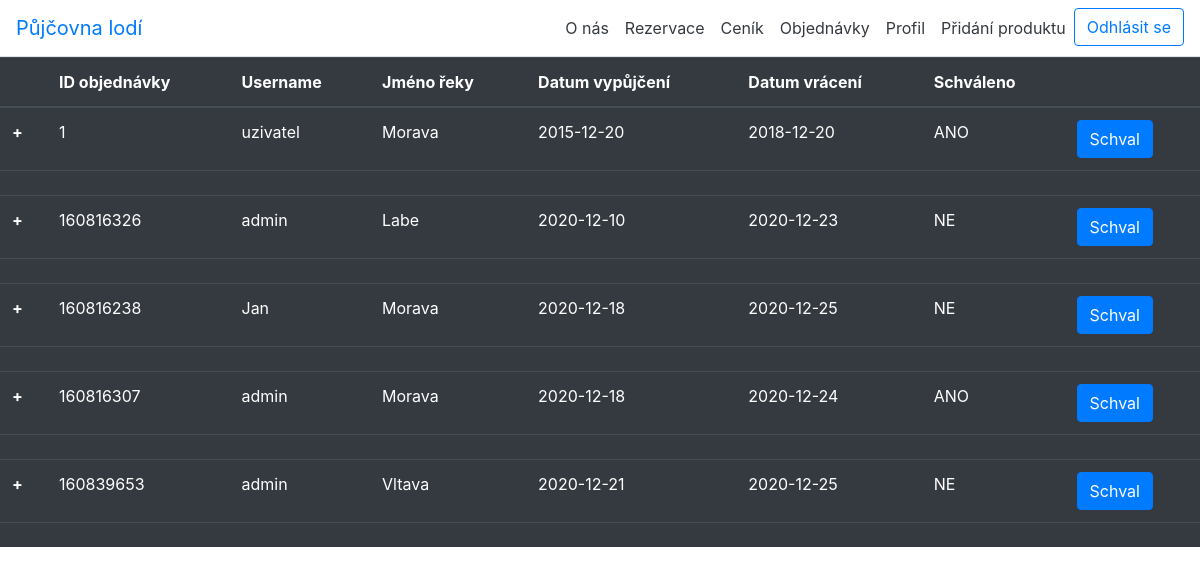
The app's page /code/index.php?page=objednavky (signed in) with its own data.
### tables this page shows
CREATE TABLE IF NOT EXISTS `objednavka` (
                                            `id_objednavky` int(11) NOT NULL,
                                            `datum_vytvoreni` date NOT NULL,
                                            `USER_id_user` int(11) NOT NULL,
                                            `REKY_id_reky` int(11) NOT NULL,
                                            `schvalena` tinyint(4) NOT NULL,
                                            `datum_vraceni` date NOT NULL,
                                            PRIMARY KEY (`id_objednavky`),
                                            KEY `fk_OBJEDNAVKA_USER1_idx` (`USER_id_user`),
                                            KEY `fk_OBJEDNAVKA_REKY1_idx` (`REKY_id_reky`)
);

### code/controller/objednavkyController.class.php (called while the page is built, shortened)
<?php
class objednavkyController implements IController {
    private $db;
    private $user;
    public function __construct() {
        require_once (DIRECTORY_MODELS ."/MyDatabase.class.php");
        $this->db = new MyDatabase();
        require_once (DIRECTORY_MODELS ."/userManage.php");
        $this->user = new userManage();
    }
    public function show(string $pageTitle):string {
        $tplData = [];
        $tplData['title'] = $pageTitle;
        $objednavky = $this->db->getAllObjednavky();
        foreach ($objednavky as $key => $objednavka){
            $objednavky[$key]['REKY_id_reky'] = $this->db->getExactRekaById($objednavka['REKY_id_reky'])['nazev'];
            $objednavky[$key]['USER_id_user'] = $this->db->getExactUserById($objednavka['USER_id_user'])['username'];
            $exactlode = $this->db->getAllLodeByIdObjednavky($objednavka['id_objednavky']);
            $exactPrislu = $this->db->getAllPrisluByIdObjednavky($objednavka['id_objednavky']);
            foreach ($exactlode as $keySecond => $exactLod){
                $exactlode[$keySecond]['LODE_id_lod'] = $this->db->getExactLodById($exactLod['LODE_id_lod'])['typ_lode'];
            }
            foreach ($exactPrislu as $keyThird => $exactPrislusenstvi){
                $exactPrislu[$keyThird]['PRISLUSENSTVI_id_prislusenstvi'] = $this->db->getExactPrisluById($exactPrislusenstvi['PRISLUSENSTVI_id_prislusenstvi'])['nazev_prislusen'];
            }
            $tplData["lode".$objednavka["id_objednavky"]] = $exactlode;
            $tplData["prislu".$objednavka["id_objednavky"]] = $exactPrislu;
            if ($objednavka['schvalena'] == 0){
                $objednavky[$key]['schvalena'] = "NE";
            } else {
                $objednavky[$key]['schvalena'] = "ANO";
            }
        }
        $tplData['objednavky'] = $objednavky;
        $tplData['userLogged'] = $this->user->isUserLogged();
        if($tplData['userLogged']){
            $user = $this->user->getLoggedUserData();
            $tplData['pravo'] = $user['PRAVA_id_prava'];
        } else {
            $tplData['pravo'] = null;
        }
        require(DIRECTORY_VIEWS ."/objednavky.php");
        $obsah = ob_get_clean();
        return $obsah;
    }
}
?>

### code/index.php (called while the page is built, shortened)
<?php
$app = new ApplicationStart();
$app->appStart();
?>

### code/model/MyDatabase.class.php (called while the page is built, shortened)
<?php
class MyDatabase {
    private $pdo;
    public function __construct(){
        $this->pdo = new PDO("mysql:host=".DB_SERVER.";dbname=".DB_NAME, DB_USER, DB_PASS);
        $this->pdo->exec("set names utf8");
    }
    private function executeQuery(string $dotaz): ?PDOStatement
    {
        $res = $this->pdo->query($dotaz);
        if ($res) {
            return $res;
        } else {
            $error = $this->pdo->errorInfo();
            echo $error[2];
            return null;
        }
    }
    public function selectFromTable(string $tableName, string $whereStatement = "", string $orderByStatement = ""):array {
        $q = "SELECT * FROM ".$tableName
            .(($whereStatement == "") ? "" : " WHERE $whereStatement")
            .(($orderByStatement == "") ? "" : " ORDER BY $orderByStatement");
        $obj = $this->executeQuery($q);
        return $obj->fetchAll();
    }
    public function getAllObjednavky(): array
    {
        $objednavky = $this->selectFromTable(TABLE_OBJEDNAVKA,"","datum_vytvoreni");
        return $objednavky;
    }
    public function getExactRekaById(int $id): array
    {
        $reka = $this->selectFromTable(TABLE_REKY, "id_reky='$id'");
        return $reka[0];
    }
    public function getExactUserById(int $id): array
    {
        $user = $this->selectFromTable(TABLE_USER, "id_user='$id'");
        return $user[0];
    }
    public function getAllLodeByIdObjednavky(int $idObjednavky): array
    {
        $lode = $this->selectFromTable(TABLE_OBJEDNAVKA_LODE,"OBJEDNAVKA_id_objednavky='$idObjednavky'");
        return $lode;
    }
    public function getExactLodById(int $id): array
    {
        $lod = $this->selectFromTable(TABLE_LODE, "id_lod='$id'");
        return $lod[0];
    }
    public function getAllPrisluByIdObjednavky(int $idObjednavky): array
    {
        $prislu = $this->selectFromTable(TABLE_POMOCNA_PRISLUSENSTVI,"OBJEDNAVKA_id_objednavky='$idObjednavky'");
        return $prislu;
    }
    public function getExactPrisluById(int $id): array
    {
        $prislu = $this->selectFromTable(TABLE_PRISLUSENSTVI, "id_prislusenstvi='$id'");
        return $prislu[0];
    }
}
?>

### code/model/userManage.php (called while the page is built, shortened)
<?php
class userManage
{
    private $userSessionKey = "current_user_id";
    private $db;
    public function __construct(){
        require_once("MyDatabase.class.php");
        $this->db = new MyDatabase();
    }
    public function isUserLogged(): bool
    {
        return isset($_SESSION[$this->userSessionKey]);
    }
    public function getLoggedUserData(){
        if($this->isUserLogged()){
            $userId = $_SESSION[$this->userSessionKey];
            if($userId == null) {
                echo "Data o uživateli nebyla nalezena, odhlašuji uživatele!";
                $this->userLogout();
                return null;
            } else {
                $userData = $this->db->selectFromTable(TABLE_USER, "id_user=$userId");
                if(empty($userData)){
                    echo "Data o uživateli se nenachází v naší databázi, odhlašuji!";
                    $this->userLogout();
                    return null;
                } else {
                    return $userData[0];
                }
            }
        } else {
            return null;
        }
    }
}

### code/view/objednavky.php (the view, shortened to what this page needs)
<?php
global $tplData;
require("zakladHTML.class.php");
$tplHeaders = new zakladHTML();
$tplHeaders->createHeader("Styles/signin.css",$tplData['title']);
?>
<body>
<?php
if (!$tplData['userLogged']) {
    $tplHeaders->createNav($tplData['pravo']);
} else {
    $tplHeaders->createNav($tplData['pravo'],"odhlaseni");
}
?>
<form method="post">
<table class="table table-dark table-hover">
    <thead>
    <tr>
        <th></th>
        <th>ID objednávky</th>
        <th>Username</th>
        <th>Jméno řeky</th>
        <th>Datum vypůjčení</th>
        <th>Datum vrácení</th>
        <th>Schváleno</th>
        <th></th>
    </tr>
    </thead>
    <tbody>
    <?php
    $objednavky = $tplData['objednavky'];
    foreach ($objednavky as $objednavka){?>
        <tr>
            <td><b>+</b></td>
            <td><?php echo $objednavka["id_objednavky"];?></td>
            <td><?php echo $objednavka["USER_id_user"];?></td>
            <td><?php echo $objednavka["REKY_id_reky"];?></td>
            <td><?php echo $objednavka["datum_vytvoreni"];?></td>
            <td><?php echo $objednavka["datum_vraceni"];?></td>
            <td><?php echo $objednavka["schvalena"];?></td>
            <td><button class="btn btn-primary" type="submit" value="<?php echo $objednavka["id_objednavky"];?>" name="Schvalit" id="<?php echo $objednavka["id_objednavky"];?>">Schval</button></td>
        </tr>
        <tr class="hide-n-seek">
            <td colspan="8">
            </td>
        </tr>
    <?php } ?>
    </tbody>
</table>
</form>
</body>

### code/Styles/signin.css (style rules this page uses)
html, body { height: 100%; }

### records on screen
objednavka: id_objednavky "1", USER_id_user "uzivatel", REKY_id_reky "Morava", datum_vytvoreni "2015-12-20", datum_vraceni "2018-12-20", schvalena "ANO"
objednavka: id_objednavky "160816326", USER_id_user "admin", REKY_id_reky "Labe", datum_vytvoreni "2020-12-10", datum_vraceni "2020-12-23", schvalena "NE"
objednavka: id_objednavky "160816238", USER_id_user "Jan", REKY_id_reky "Morava", datum_vytvoreni "2020-12-18", datum_vraceni "2020-12-25", schvalena "NE"
objednavka: id_objednavky "160816307", USER_id_user "admin", REKY_id_reky "Morava", datum_vytvoreni "2020-12-18", datum_vraceni "2020-12-24", schvalena "ANO"
objednavka: id_objednavky "160839653", USER_id_user "admin", REKY_id_reky "Vltava", datum_vytvoreni "2020-12-21", datum_vraceni "2020-12-25", schvalena "NE"
